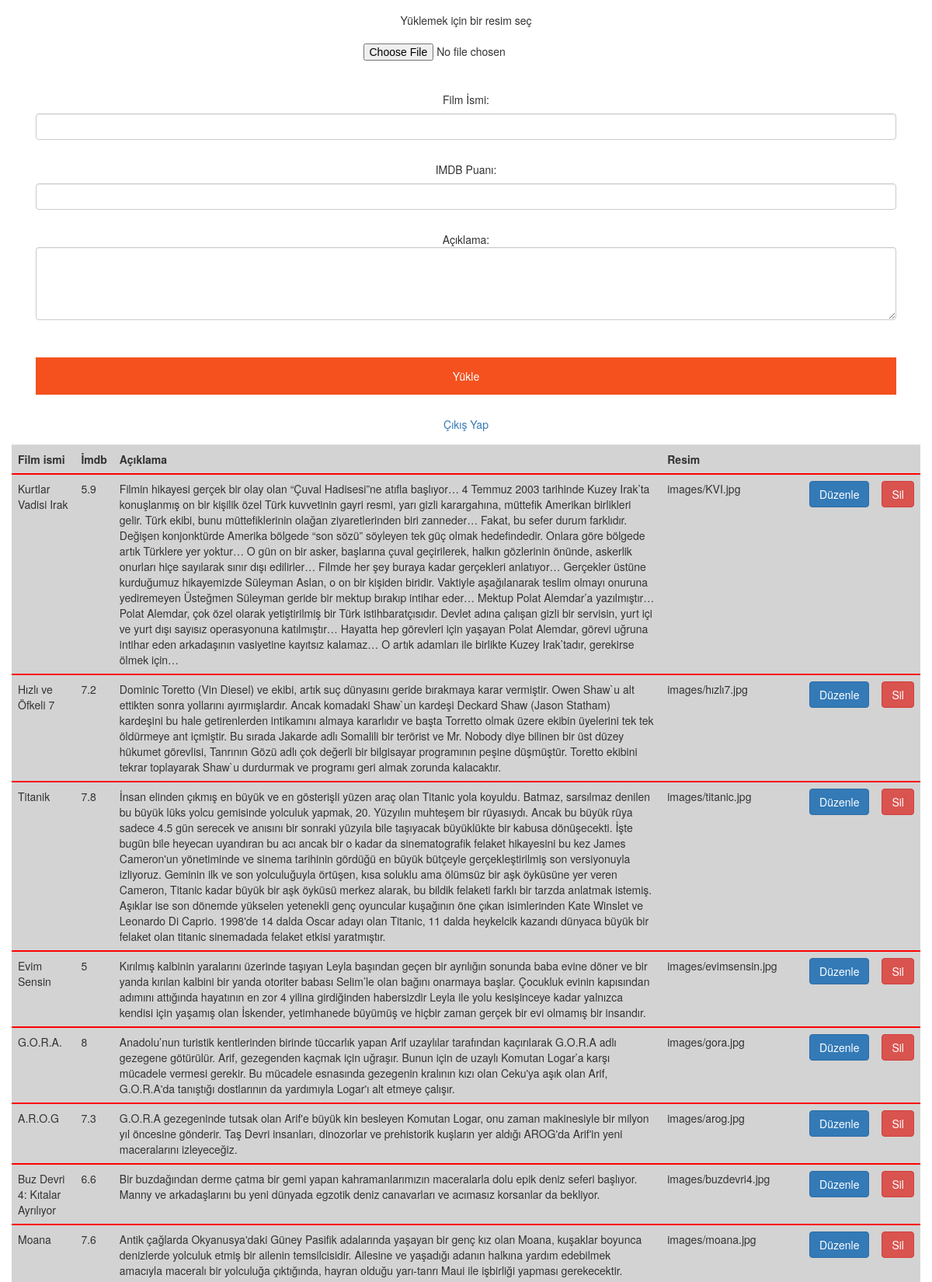
Page /admin/ekle.php (signed in, upper part) on the committed database.
### tables this page shows
CREATE TABLE `movies` (
  `ID` int(11) NOT NULL,
  `mname` varchar(255) NOT NULL,
  `imageurl` varchar(255) DEFAULT NULL,
  `fragmanEmbed` text,
  `puan` double DEFAULT NULL,
  `imdb` double DEFAULT NULL,
  `aciklama` text,
  `catId` int(11) DEFAULT NULL
);

### admin/ekle.php (the view, shortened to what this page needs)
<!DOCTYPE html>
<?php include "../connect.php"?>
<html>
	<link rel="stylesheet" href="https://maxcdn.bootstrapcdn.com/bootstrap/3.3.7/css/bootstrap.min.css">
  <link rel="stylesheet" href="css.css">
<body>
<center>
<div class="container">
<div class="col-md-12">
<form action="upload.php" method="post" enctype="multipart/form-data">
    Yüklemek için bir resim seç<br>&emsp;&emsp;&emsp;&emsp;
    <input type="file" name="fileToUpload" id="fileToUpload"><br><br>
    Film İsmi:<br>
    <input type="text" class="form-control" name="mname" id="mname"><br><br>
    IMDB Puanı:<br>
    <input type="text" class="form-control" name="imdb" id="imdb"><br><br>
    Açıklama:<br>
	<textarea rows="4"  class="form-control" name="aciklama" id="aciklama"></textarea><br><br>
    <input type="submit" value="Yükle" name="submit"><br><br>
    <a href="cikis.php">Çıkış Yap</a>
</form>
	</div>
	</div>
<div class="col-md-12">
<table class="table">
	<tr>
		<th>Film ismi</th>
		<th>İmdb</th>
		<th>Açıklama</th>
		<th>Resim</th>
		<th></th>
		<th></th>
	</tr>
<?php
$query = $baglanti->query("SELECT * FROM movies");
		if ( $query->rowCount() )
		{
     		foreach( $query as $row )
			{
$id=$row["ID"];
$name = $row['mname'];
$imdb = $row['imdb'];
$aciklama = $row['aciklama'];
$img=$row['imageurl'];
?>
	<tr>
		<td><?php echo $name;  ?></td>
		<td><?php echo $imdb; ?></td>
		<td><?php echo $aciklama; ?></td>
		<td><?php echo $img; ?></td>
		<td><a href="duzenle.php?id=<?php echo	$id ;?>" class="btn btn-primary">Düzenle</a></td>
		<td><a href="sil.php?id=<?php echo $id;?>" class="btn btn-danger">Sil</a></td>
	</tr>
<?php
			}
		}
	?>
</table>
	</div>
</center>
</body>
</html>

### admin/css.css (style rules this page uses)
input[type=text], input[type=password] { width: 100%; padding: 12px 20px; margin: 8px 0; display: inline-block; border: 1px solid #ccc; box-sizing: border-box; }
input[type=submit] { background-color: #f4511e; color: white; padding: 14px 20px; margin: 8px 0; border: none; cursor: pointer; width: 100%; }
.container { padding: 16px; }
.table { border-bottom: 6px solid red; background-color: lightgrey; }
.table tr { border-bottom: 2px solid red; }

### rows in the picture
movies: mname "Kurtlar Vadisi Irak", imdb "5.9", aciklama "Filmin hikayesi gerçek bir olay olan “Çuval Hadisesi”ne atıfla başlıyor… 4 Temmuz 2003 tarihinde Kuzey Irak’ta konuşlanmış on bir kişilik özel Türk kuvvetinin gayri resmi, yarı gizli karargahına, müttefik Amerikan birlikleri gelir. Türk ekibi, bunu müttefiklerinin olağan ziyaretlerinden biri zanneder… Fakat, bu sefer durum farklıdır. Değişen konjonktürde Amerika bölgede “son sözü” söyleyen tek güç olmak hedefindedir. Onlara göre bölgede artık Türklere yer yoktur… O gün on bir asker, başlarına çuval geçirilerek, halkın gözlerinin önünde, askerlik onurları hiçe sayılarak sınır dışı edilirler… Filmde her şey buraya kadar gerçekleri anlatıyor… Gerçekler üstüne kurduğumuz hikayemizde Süleyman…", imageurl "images/KVI.jpg"
movies: mname "Hızlı ve Öfkeli 7", imdb "7.2", aciklama "Dominic Toretto (Vin Diesel) ve ekibi, artık suç dünyasını geride bırakmaya karar vermiştir. Owen Shaw`u alt ettikten sonra yollarını ayırmışlardır. Ancak komadaki Shaw`un kardeşi Deckard Shaw (Jason Statham) kardeşini bu hale getirenlerden intikamını almaya kararlıdır ve başta Torretto olmak üzere ekibin üyelerini tek tek öldürmeye ant içmiştir. Bu sırada Jakarde adlı Somalili bir terörist ve Mr. Nobody diye bilinen bir üst düzey hükumet görevlisi, Tanrının Gözü adlı çok değerli bir bilgisayar programının peşine düşmüştür. Toretto ekibini tekrar toplayarak Shaw`u durdurmak ve programı geri almak zorunda kalacaktır.", imageurl "images/hızlı7.jpg"
movies: mname "Titanik", imdb "7.8", aciklama "İnsan elinden çıkmış en büyük ve en gösterişli yüzen araç olan Titanic yola koyuldu. Batmaz, sarsılmaz denilen bu büyük lüks yolcu gemisinde yolculuk yapmak, 20. Yüzyılın muhteşem bir rüyasıydı. Ancak bu büyük rüya sadece 4.5 gün serecek ve anısını bir sonraki yüzyıla bile taşıyacak büyüklükte bir kabusa dönüşecekti. İşte bugün bile heyecan uyandıran bu acı ancak bir o kadar da sinematografik felaket hikayesini bu kez James Cameron'un yönetiminde ve sinema tarihinin gördüğü en büyük bütçeyle gerçekleştirilmiş son versiyonuyla izliyoruz. Geminin ilk ve son yolculuğuyla örtüşen, kısa soluklu ama ölümsüz bir aşk öyküsüne yer veren Cameron, Titanic kadar büyük bir aşk öyküsü merkez alarak, bu…", imageurl "images/titanic.jpg"
movies: mname "Evim Sensin", imdb "5", aciklama "Kırılmış kalbinin yaralarını üzerinde taşıyan Leyla başından geçen bir ayrılığın sonunda baba evine döner ve bir yanda kırılan kalbini bir yanda otoriter babası Selim’le olan bağını onarmaya başlar. Çocukluk evinin kapısından adımını attığında hayatının en zor 4 yilina girdiğinden habersizdir Leyla ile yolu kesişinceye kadar yalnızca kendisi için yaşamış olan İskender, yetimhanede büyümüş ve hiçbir zaman gerçek bir evi olmamış bir insandır.", imageurl "images/evimsensin.jpg"
movies: mname "G.O.R.A.", imdb "8", aciklama "Anadolu’nun turistik kentlerinden birinde tüccarlık yapan Arif uzaylılar tarafından kaçırılarak G.O.R.A adlı gezegene götürülür. Arif, gezegenden kaçmak için uğraşır. Bunun için de uzaylı Komutan Logar’a karşı mücadele vermesi gerekir. Bu mücadele esnasında gezegenin kralının kızı olan Ceku'ya aşık olan Arif, G.O.R.A'da tanıştığı dostlarının da yardımıyla Logar'ı alt etmeye çalışır.", imageurl "images/gora.jpg"
movies: mname "A.R.O.G", imdb "7.3", aciklama "G.O.R.A gezegeninde tutsak olan Arif'e büyük kin besleyen Komutan Logar, onu zaman makinesiyle bir milyon yıl öncesine gönderir. Taş Devri insanları, dinozorlar ve prehistorik kuşların yer aldığı AROG'da Arif'in yeni maceralarını izleyeceğiz.", imageurl "images/arog.jpg"
movies: mname "Buz Devri 4: Kıtalar Ayrılıyor", imdb "6.6", aciklama "Bir buzdağından derme çatma bir gemi yapan kahramanlarımızın maceralarla dolu epik deniz seferi başlıyor. Manny ve arkadaşlarını bu yeni dünyada egzotik deniz canavarları ve acımasız korsanlar da bekliyor.", imageurl "images/buzdevri4.jpg"
movies: mname "Moana", imdb "7.6", aciklama "Antik çağlarda Okyanusya'daki Güney Pasifik adalarında yaşayan bir genç kız olan Moana, kuşaklar boyunca denizlerde yolculuk etmiş bir ailenin temsilcisidir. Ailesine ve yaşadığı adanın halkına yardım edebilmek amacıyla maceralı bir yolculuğa çıktığında, hayran olduğu yarı-tanrı Maui ile işbirliği yapması gerekecektir.", imageurl "images/moana.jpg"
